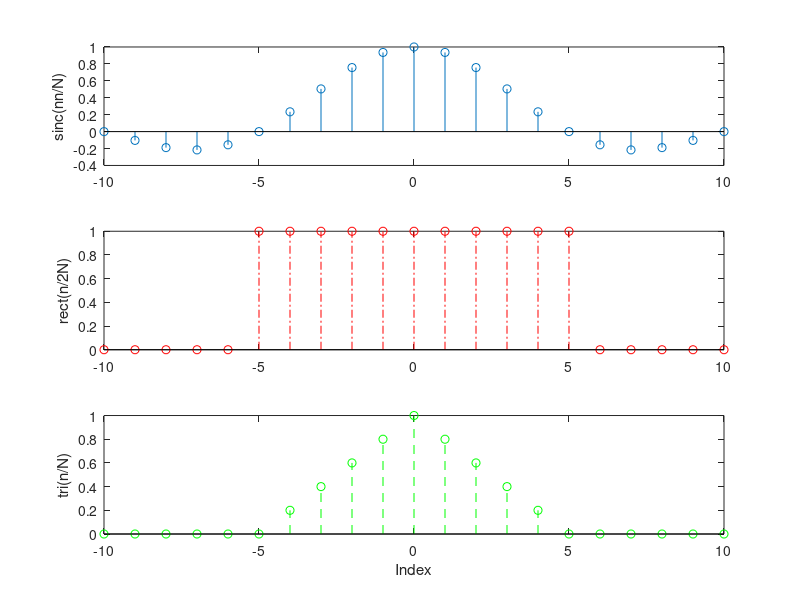

Write MATLAB code to recreate this figure.
nn = -10:10;
N = 5;
xx1 = sinc(nn/N);
xx2 = 1*(abs(nn)<=N);
xx3 = (1-abs(nn)/N).*(abs(nn)<=N);
figure(16)
subplot(311)
stem(nn,xx1)
ylabel('sinc(nn/N)')
subplot(312)
stem(nn,xx2,'r-.')
ylabel('rect(n/2N)')
subplot(313)
stem(nn,xx3,'g--')
ylabel('tri(n/N)')
xlabel('Index')

